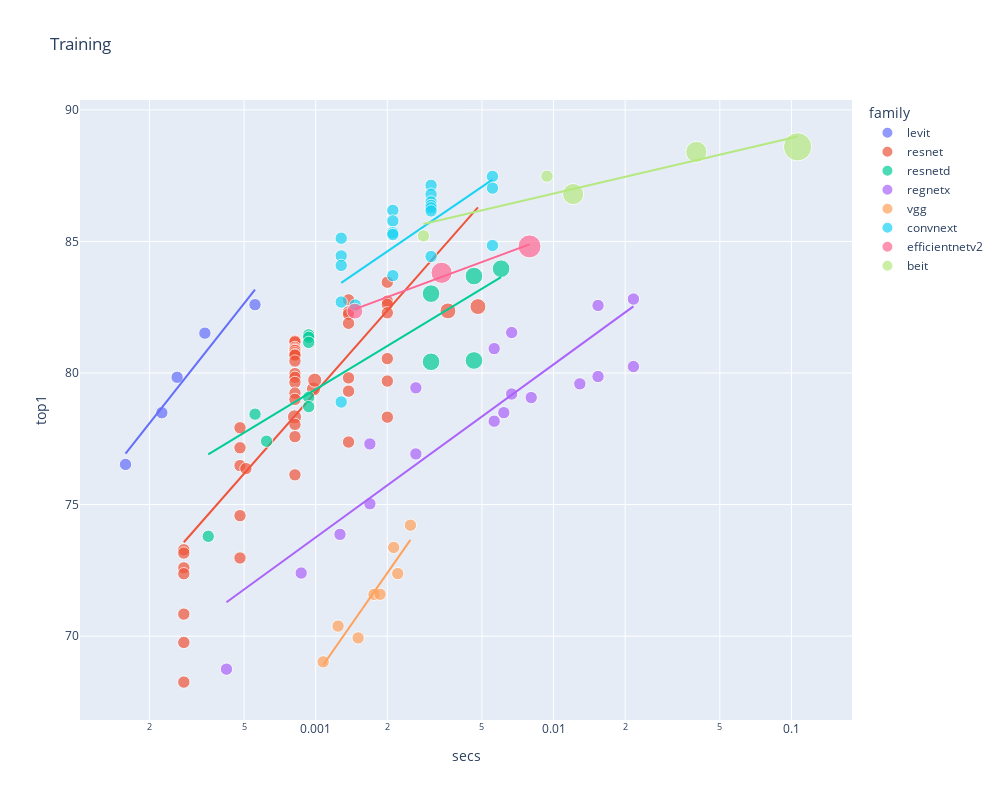

Notebook code for this chart:
### Markdown cell above
...and we'll also look at our chosen subset of models:

### Code cell
show_subs(tdf, 'Training', 'train_img_size')

### Figure 1 — Plotly figure (JSON) as saved in the notebook; plotly's stock layout.template omitted (floating-point values rounded to 4 significant figures)
{"data": [{"customdata": [[224], [224], [224], [224], [224]], "hovertemplate": "<b>%{hovertext}</b><br><br>family=levit<br>secs=%{x}<br>top1=%{y}<br>size=%{marker.size}<br>train_img_size=%{customdata[0]}<extra></extra>", "hovertext": ["levit_128s", "levit_128", "levit_192", "levit_256", "levit_384"], "legendgroup": "levit", "marker": {"color": "#636efa", "size": [50176, 50176, 50176, 50176, 50176], "sizemode": "area", "sizeref": 655.4, "symbol": "circle"}, "mode": "markers", "name": "levit", "orientation": "v", "showlegend": true, "type": "scatter", "x": [0.0001587, 0.0002255, 0.0002615, 0.0003421, 0.0005557], "xaxis": "x", "y": [76.53, 78.49, 79.84, 81.51, 82.6], "yaxis": "y"}, {"hovertemplate": "<b>OLS trendline</b><br>top1 = 11.4642 * log10(secs) + 120.491<br>R<sup>2</sup>=0.944715<br><br>family=levit<br>secs=%{x}<br>top1=%{y} <b>(trend)</b><extra></extra>", "legendgroup": "levit", "marker": {"color": "#636efa", "symbol": "circle"}, "mode": "lines", "name": "levit", "showlegend": false, "type": "scatter", "x": [0.0001587, 0.0002255, 0.0002615, 0.0003421, 0.0005557], "xaxis": "x", "y": [76.93, 78.68, 79.42, 80.76, 83.17], "yaxis": "y"}, {"customdata": [[224], [224], [224], [224], [224], [224], [224], [224], [224], [224], [224], [224], [224], [256], [224], [224], [224], [224], [224], [224], [224], [224], [224], [224], [224], [224], [224], [224], [224], [224], [224], [224], [256], [256], [224], [224], [224], [224], [224], [224], [224], [224], [224], [224], [224], [224], [224], [224], [288], [288]], "hovertemplate": "<b>%{hovertext}</b><br><br>family=resnet<br>secs=%{x}<br>top1=%{y}<br>size=%{marker.size}<br>train_img_size=%{customdata[0]}<extra></extra>", "hovertext": ["resnet18", "resnet18", "resnet18", "resnet18", "resnet18", "resnet18", "resnet18", "resnet34", "resnet34", "resnet34", "resnet34", "resnet34", "resnet26", "resnet26t", "resnet50", "resnet50", "resnet50", "resnet50", "resnet50", "resnet50", "resnet50", "resnet50", "resnet50", "resnet50", "resnet50", "resnet50", "resnet50", "resnet50", "resnet50", "resnet50", "resnet50", "resnet50", "resnet32ts", "resnet33ts", "resnet101", "resnet101", "resnet101", "resnet101", "resnet101", "resnet101", "resnet101", "resnet152", "resnet152", "resnet152", "resnet152", "resnet152", "resnet152", "resnet152", "resnet51q", "resnet61q"], "legendgroup": "resnet", "marker": {"color": "#EF553B", "size": [50176, 50176, 50176, 50176, 50176, 50176, 50176, 50176, 50176, 50176, 50176, 50176, 50176, 65536, 50176, 50176, 50176, 50176, 50176, 50176, 50176, 50176, 50176, 50176, 50176, 50176, 50176, 50176, 50176, 50176, 50176, 50176, 65536, 65536, 50176, 50176, 50176, 50176, 50176, 50176, 50176, 50176, 50176, 50176, 50176, 50176, 50176, 50176, 82944, 82944], "sizemode": "area", "sizeref": 655.4, "symbol": "circle"}, "mode": "markers", "name": "resnet", "orientation": "v", "showlegend": true, "type": "scatter", "x": [0.000279, 0.000279, 0.000279, 0.000279, 0.000279, 0.000279, 0.000279, 0.0004806, 0.0004806, 0.0004806, 0.0004806, 0.0004806, 0.0005087, 0.0008144, 0.0008179, 0.0008179, 0.0008179, 0.0008179, 0.0008179, 0.0008179, 0.0008179, 0.0008179, 0.0008179, 0.0008179, 0.0008179, 0.0008179, 0.0008179, 0.0008179, 0.0008179, 0.0008179, 0.0008179, 0.0008179, 0.0009787, 0.0009907, 0.001375, 0.001375, 0.001375, 0.001375, 0.001375, 0.001375, 0.001375, 0.002001, 0.002001, 0.002001, 0.002001, 0.002001, 0.002001, 0.002001, 0.003598, 0.00481], "xaxis": "x", "y": [73.28, 73.16, 72.59, 72.37, 70.84, 69.76, 68.25, 77.92, 77.16, 76.48, 74.58, 72.97, 76.37, 78.33, 81.21, 81.18, 80.97, 80.91, 80.87, 80.85, 80.77, 80.71, 80.68, 80.45, 79.98, 79.84, 79.64, 79.23, 79.0, 78.05, 77.58, 76.13, 79.39, 79.73, 82.78, 82.32, 82.24, 81.89, 79.81, 79.31, 77.38, 83.45, 82.73, 82.61, 82.29, 80.55, 79.69, 78.32, 82.36, 82.52], "yaxis": "y"}, {"hovertemplate": "<b>OLS trendline</b><br>top1 = 10.2924 * log10(secs) + 110.15<br>R<sup>2</sup>=0.672103<br><br>family=resnet<br>secs=%{x}<br>top1=%{y} <b>(trend)</b><extra></extra>", "legendgroup": "resnet", "marker": {"color": "#EF553B", "symbol": "circle"}, "mode": "lines", "name": "resnet", "showlegend": false, "type": "scatter", "x": [0.000279, 0.000279, 0.000279, 0.000279, 0.000279, 0.000279, 0.000279, 0.0004806, 0.0004806, 0.0004806, 0.0004806, 0.0004806, 0.0005087, 0.0008144, 0.0008179, 0.0008179, 0.0008179, 0.0008179, 0.0008179, 0.0008179, 0.0008179, 0.0008179, 0.0008179, 0.0008179, 0.0008179, 0.0008179, 0.0008179, 0.0008179, 0.0008179, 0.0008179, 0.0008179, 0.0008179, 0.0009787, 0.0009907, 0.001375, 0.001375, 0.001375, 0.001375, 0.001375, 0.001375, 0.001375, 0.002001, 0.002001, 0.002001, 0.002001, 0.002001, 0.002001, 0.002001, 0.003598, 0.00481], "xaxis": "x", "y": [73.57, 73.57, 73.57, 73.57, 73.57, 73.57, 73.57, 76.0, 76.0, 76.0, 76.0, 76.0, 76.25, 78.36, 78.37, 78.37, 78.37, 78.37, 78.37, 78.37, 78.37, 78.37, 78.37, 78.37, 78.37, 78.37, 78.37, 78.37, 78.37, 78.37, 78.37, 78.37, 79.18, 79.23, 80.7, 80.7, 80.7, 80.7, 80.7, 80.7, 80.7, 82.37, 82.37, 82.37, 82.37, 82.37, 82.37, 82.37, 85.0, 86.29], "yaxis": "y"}, {"customdata": [[224], [224], [224], [224], [224], [224], [224], [224], [320], [320], [320], [320], [320]], "hovertemplate": "<b>%{hovertext}</b><br><br>family=resnetd<br>secs=%{x}<br>top1=%{y}<br>size=%{marker.size}<br>train_img_size=%{customdata[0]}<extra></extra>", "hovertext": ["resnet18d", "resnet34d", "resnet26d", "resnet50d", "resnet50d", "resnet50d", "resnet50d", "resnet50d", "resnet101d", "resnet101d", "resnet152d", "resnet152d", "resnet200d"], "legendgroup": "resnetd", "marker": {"color": "#00cc96", "size": [50176, 50176, 50176, 50176, 50176, 50176, 50176, 50176, 102400, 102400, 102400, 102400, 102400], "sizemode": "area", "sizeref": 655.4, "symbol": "circle"}, "mode": "markers", "name": "resnetd", "orientation": "v", "showlegend": true, "type": "scatter", "x": [0.0003534, 0.0005559, 0.0006214, 0.0009344, 0.0009344, 0.0009344, 0.0009344, 0.0009344, 0.003054, 0.003054, 0.004628, 0.004628, 0.006017], "xaxis": "x", "y": [73.79, 78.44, 77.41, 81.45, 81.36, 81.16, 79.08, 78.72, 83.02, 80.43, 83.68, 80.48, 83.96], "yaxis": "y"}, {"hovertemplate": "<b>OLS trendline</b><br>top1 = 5.46902 * log10(secs) + 95.7864<br>R<sup>2</sup>=0.628381<br><br>family=resnetd<br>secs=%{x}<br>top1=%{y} <b>(trend)</b><extra></extra>", "legendgroup": "resnetd", "marker": {"color": "#00cc96", "symbol": "circle"}, "mode": "lines", "name": "resnetd", "showlegend": false, "type": "scatter", "x": [0.0003534, 0.0005559, 0.0006214, 0.0009344, 0.0009344, 0.0009344, 0.0009344, 0.0009344, 0.003054, 0.003054, 0.004628, 0.004628, 0.006017], "xaxis": "x", "y": [76.91, 77.98, 78.25, 79.22, 79.22, 79.22, 79.22, 79.22, 82.03, 82.03, 83.02, 83.02, 83.64], "yaxis": "y"}, {"customdata": [[224], [224], [224], [224], [224], [224], [224], [224], [224], [224], [224], [224], [224], [224], [224], [224], [224], [224]], "hovertemplate": "<b>%{hovertext}</b><br><br>family=regnetx<br>secs=%{x}<br>top1=%{y}<br>size=%{marker.size}<br>train_img_size=%{customdata[0]}<extra></extra>", "hovertext": ["regnetx_002", "regnetx_004", "regnetx_006", "regnetx_008", "regnetx_008", "regnetx_016", "regnetx_016", "regnetx_032", "regnetx_032", "regnetx_040", "regnetx_080", "regnetx_080", "regnetx_064", "regnetx_120", "regnetx_160", "regnetx_160", "regnetx_320", "regnetx_320"], "legendgroup": "regnetx", "marker": {"color": "#ab63fa", "size": [50176, 50176, 50176, 50176, 50176, 50176, 50176, 50176, 50176, 50176, 50176, 50176, 50176, 50176, 50176, 50176, 50176, 50176], "sizemode": "area", "sizeref": 655.4, "symbol": "circle"}, "mode": "markers", "name": "regnetx", "orientation": "v", "showlegend": true, "type": "scatter", "x": [0.0004216, 0.0008689, 0.001265, 0.00169, 0.00169, 0.002637, 0.002637, 0.005628, 0.005628, 0.006178, 0.006666, 0.006666, 0.008056, 0.0129, 0.01538, 0.01538, 0.02166, 0.02166], "xaxis": "x", "y": [68.75, 72.4, 73.87, 77.3, 75.03, 79.44, 76.92, 80.93, 78.17, 78.49, 81.54, 79.2, 79.07, 79.59, 82.57, 79.87, 82.81, 80.25], "yaxis": "y"}, {"hovertemplate": "<b>OLS trendline</b><br>top1 = 6.57304 * log10(secs) + 93.4706<br>R<sup>2</sup>=0.807124<br><br>family=regnetx<br>secs=%{x}<br>top1=%{y} <b>(trend)</b><extra></extra>", "legendgroup": "regnetx", "marker": {"color": "#ab63fa", "symbol": "circle"}, "mode": "lines", "name": "regnetx", "showlegend": false, "type": "scatter", "x": [0.0004216, 0.0008689, 0.001265, 0.00169, 0.00169, 0.002637, 0.002637, 0.005628, 0.005628, 0.006178, 0.006666, 0.006666, 0.008056, 0.0129, 0.01538, 0.01538, 0.02166, 0.02166], "xaxis": "x", "y": [71.29, 73.35, 74.42, 75.25, 75.25, 76.52, 76.52, 78.68, 78.68, 78.95, 79.17, 79.17, 79.71, 81.05, 81.55, 81.55, 82.53, 82.53], "yaxis": "y"}, {"customdata": [[224], [224], [224], [224], [224], [224], [224], [224]], "hovertemplate": "<b>%{hovertext}</b><br><br>family=vgg<br>secs=%{x}<br>top1=%{y}<br>size=%{marker.size}<br>train_img_size=%{customdata[0]}<extra></extra>", "hovertext": ["vgg11", "vgg11_bn", "vgg13", "vgg13_bn", "vgg16", "vgg16_bn", "vgg19", "vgg19_bn"], "legendgroup": "vgg", "marker": {"color": "#FFA15A", "size": [50176, 50176, 50176, 50176, 50176, 50176, 50176, 50176], "sizemode": "area", "sizeref": 655.4, "symbol": "circle"}, "mode": "markers", "name": "vgg", "orientation": "v", "showlegend": true, "type": "scatter", "x": [0.001075, 0.001242, 0.001508, 0.001758, 0.001864, 0.002128, 0.002213, 0.002502], "xaxis": "x", "y": [69.02, 70.38, 69.93, 71.59, 71.59, 73.37, 72.38, 74.22], "yaxis": "y"}, {"hovertemplate": "<b>OLS trendline</b><br>top1 = 12.9585 * log10(secs) + 107.374<br>R<sup>2</sup>=0.885938<br><br>family=vgg<br>secs=%{x}<br>top1=%{y} <b>(trend)</b><extra></extra>", "legendgroup": "vgg", "marker": {"color": "#FFA15A", "symbol": "circle"}, "mode": "lines", "name": "vgg", "showlegend": false, "type": "scatter", "x": [0.001075, 0.001242, 0.001508, 0.001758, 0.001864, 0.002128, 0.002213, 0.002502], "xaxis": "x", "y": [68.9, 69.72, 70.81, 71.67, 72.0, 72.75, 72.97, 73.66], "yaxis": "y"}, {"customdata": [[224], [224], [224], [224], [224], [224], [224], [224], [224], [224], [224], [224], [224], [224], [224], [224], [224], [224], [224], [224], [224]], "hovertemplate": "<b>%{hovertext}</b><br><br>family=convnext<br>secs=%{x}<br>top1=%{y}<br>size=%{marker.size}<br>train_img_size=%{customdata[0]}<extra></extra>", "hovertext": ["convnext_tiny", "convnext_tiny", "convnext_tiny", "convnext_tiny", "convnext_tiny", "convnext_tiny_hnf", "convnext_small", "convnext_small", "convnext_small", "convnext_small", "convnext_small", "convnext_base", "convnext_base", "convnext_base", "convnext_base", "convnext_base", "convnext_base", "convnext_base", "convnext_large", "convnext_large", "convnext_large"], "legendgroup": "convnext", "marker": {"color": "#19d3f3", "size": [50176, 50176, 50176, 50176, 50176, 50176, 50176, 50176, 50176, 50176, 50176, 50176, 50176, 50176, 50176, 50176, 50176, 50176, 50176, 50176, 50176], "sizemode": "area", "sizeref": 655.4, "symbol": "circle"}, "mode": "markers", "name": "convnext", "orientation": "v", "showlegend": true, "type": "scatter", "x": [0.00128, 0.00128, 0.00128, 0.00128, 0.00128, 0.001467, 0.00211, 0.00211, 0.00211, 0.00211, 0.00211, 0.003055, 0.003055, 0.003055, 0.003055, 0.003055, 0.003055, 0.003055, 0.005536, 0.005536, 0.005536], "xaxis": "x", "y": [85.12, 84.45, 84.09, 82.7, 78.9, 82.58, 86.18, 85.78, 85.33, 85.26, 83.7, 87.13, 86.8, 86.5, 86.37, 86.27, 86.16, 84.43, 87.47, 87.03, 84.85], "yaxis": "y"}, {"hovertemplate": "<b>OLS trendline</b><br>top1 = 6.17519 * log10(secs) + 101.288<br>R<sup>2</sup>=0.439434<br><br>family=convnext<br>secs=%{x}<br>top1=%{y} <b>(trend)</b><extra></extra>", "legendgroup": "convnext", "marker": {"color": "#19d3f3", "symbol": "circle"}, "mode": "lines", "name": "convnext", "showlegend": false, "type": "scatter", "x": [0.00128, 0.00128, 0.00128, 0.00128, 0.00128, 0.001467, 0.00211, 0.00211, 0.00211, 0.00211, 0.00211, 0.003055, 0.003055, 0.003055, 0.003055, 0.003055, 0.003055, 0.003055, 0.005536, 0.005536, 0.005536], "xaxis": "x", "y": [83.42, 83.42, 83.42, 83.42, 83.42, 83.79, 84.77, 84.77, 84.77, 84.77, 84.77, 85.76, 85.76, 85.76, 85.76, 85.76, 85.76, 85.76, 87.35, 87.35, 87.35], "yaxis": "y"}, {"customdata": [[288], [384], [416]], "hovertemplate": "<b>%{hovertext}</b><br><br>family=efficientnetv2<br>secs=%{x}<br>top1=%{y}<br>size=%{marker.size}<br>train_img_size=%{customdata[0]}<extra></extra>", "hovertext": ["efficientnetv2_rw_t", "efficientnetv2_rw_s", "efficientnetv2_rw_m"], "legendgroup": "efficientnetv2", "marker": {"color": "#FF6692", "size": [82944, 147456, 173056], "sizemode": "area", "sizeref": 655.4, "symbol": "circle"}, "mode": "markers", "name": "efficientnetv2", "orientation": "v", "showlegend": true, "type": "scatter", "x": [0.001461, 0.003383, 0.007923], "xaxis": "x", "y": [82.35, 83.81, 84.81], "yaxis": "y"}, {"hovertemplate": "<b>OLS trendline</b><br>top1 = 3.35158 * log10(secs) + 91.9319<br>R<sup>2</sup>=0.987967<br><br>family=efficientnetv2<br>secs=%{x}<br>top1=%{y} <b>(trend)</b><extra></extra>", "legendgroup": "efficientnetv2", "marker": {"color": "#FF6692", "symbol": "circle"}, "mode": "lines", "name": "efficientnetv2", "showlegend": false, "type": "scatter", "x": [0.001461, 0.003383, 0.007923], "xaxis": "x", "y": [82.43, 83.65, 84.89], "yaxis": "y"}, {"customdata": [[224], [224], [384], [384], [512]], "hovertemplate": "<b>%{hovertext}</b><br><br>family=beit<br>secs=%{x}<br>top1=%{y}<br>size=%{marker.size}<br>train_img_size=%{customdata[0]}<extra></extra>", "hovertext": ["beit_base_patch16_224", "beit_large_patch16_224", "beit_base_patch16_384", "beit_large_patch16_384", "beit_large_patch16_512"], "legendgroup": "beit", "marker": {"color": "#B6E880", "size": [50176, 50176, 147456, 147456, 262144], "sizemode": "area", "sizeref": 655.4, "symbol": "circle"}, "mode": "markers", "name": "beit", "orientation": "v", "showlegend": true, "type": "scatter", "x": [0.002839, 0.009382, 0.01209, 0.03982, 0.1062], "xaxis": "x", "y": [85.21, 87.48, 86.8, 88.4, 88.6], "yaxis": "y"}, {"hovertemplate": "<b>OLS trendline</b><br>top1 = 2.11281 * log10(secs) + 91.0441<br>R<sup>2</sup>=0.866259<br><br>family=beit<br>secs=%{x}<br>top1=%{y} <b>(trend)</b><extra></extra>", "legendgroup": "beit", "marker": {"color": "#B6E880", "symbol": "circle"}, "mode": "lines", "name": "beit", "showlegend": false, "type": "scatter", "x": [0.002839, 0.009382, 0.01209, 0.03982, 0.1062], "xaxis": "x", "y": [85.66, 86.76, 86.99, 88.09, 88.99], "yaxis": "y"}], "layout": {"height": 800, "legend": {"itemsizing": "constant", "title": {"text": "family"}, "tracegroupgap": 0}, "title": {"text": "Training"}, "width": 1000, "xaxis": {"anchor": "y", "autorange": true, "domain": [0, 1], "range": [-3.991, -0.7456], "title": {"text": "secs"}, "type": "log"}, "yaxis": {"anchor": "x", "autorange": true, "domain": [0, 1], "range": [66.81, 90.37], "title": {"text": "top1"}, "type": "linear"}}}
